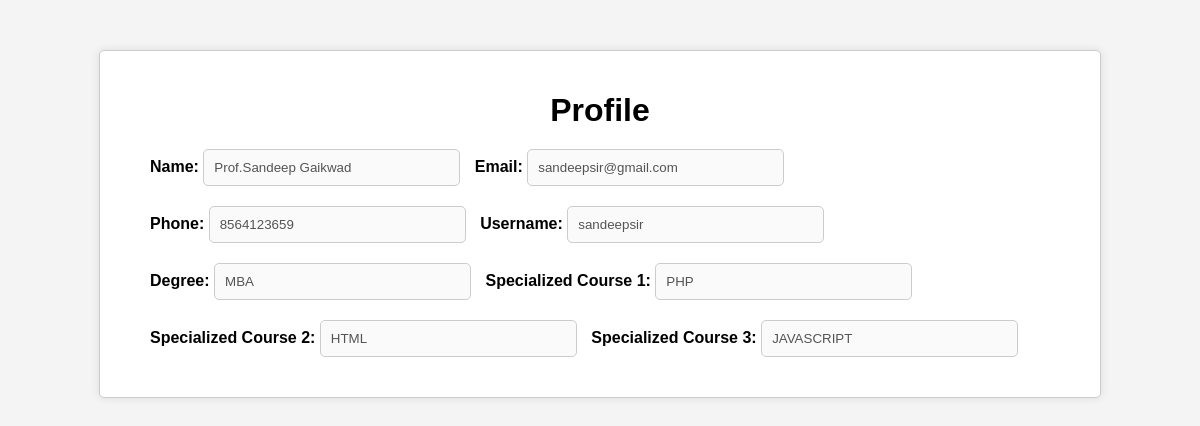
Page /Teacher/profile.php (signed in) on the committed database.
### tables this page shows
CREATE TABLE IF NOT EXISTS `teachers` (
  `teacher_id` varchar(10) NOT NULL,
  `teacher_name` varchar(20) NOT NULL,
  `teacher_email` varchar(30) NOT NULL,
  `teacher_phone` varchar(10) NOT NULL,
  `teacher_username` varchar(30) NOT NULL,
  `teacher_password` varchar(30) NOT NULL,
  `teacher_cpassword` varchar(30) NOT NULL,
  `teacher_degree` varchar(20) NOT NULL,
  `specialized_course_1` varchar(20) NOT NULL,
  `specialized_course_2` varchar(20) DEFAULT NULL,
  `specialized_course_3` varchar(20) DEFAULT NULL,
  PRIMARY KEY (`teacher_id`)
);

### Teacher/profile.php (the view, shortened to what this page needs)
<?php
include("../db.php");
if (isset($_SESSION['teacherId'])) {
    $teacherId = $_SESSION['teacherId'];
    $sql = "SELECT * FROM teachers WHERE teacher_id = '$teacherId'";
    $result = $conn->query($sql);
    if ($result->num_rows == 1) {
        $row = $result->fetch_assoc();
        $teacherName = $row['teacher_name'];
        $teacherEmail = $row['teacher_email'];
        $teacherPhone = $row['teacher_phone'];
        $teacherUsername = $row['teacher_username'];
        $teacherDegree = $row['teacher_degree'];
        $course1 = $row['specialized_course_1'];
        $course2 = $row['specialized_course_2'];
        $course3 = $row['specialized_course_3'];
    }
} else {
    header("Location: ../login.php");
    exit();
}
?>
<!DOCTYPE html>
<html lang="en">
<head>
</head>
<body>
    <div class="container">
        <h1>Profile</h1>
        <form class="profile-form" action="#" method="POST">
            <div class="form-group">
                <label for="teacher-name">Name: </label>
                <input type="text" id="teacher-name" name="teacher-name" value="<?php echo $teacherName; ?>" disabled>
                <label for="teacher-email">Email: </label>
                <input type="email" id="teacher-email" name="teacher-email" value="<?php echo $teacherEmail; ?>" disabled>
            </div>
            <div class="form-group">
                <label for="teacher-phone">Phone: </label>
                <input type="text" id="teacher-phone" name="teacher-phone" value="<?php echo $teacherPhone; ?>" disabled>
                <label for="teacher-username">Username: </label>
                <input type="text" id="teacher-username" name="teacher-username" value="<?php echo $teacherUsername; ?>" disabled>
            </div>
            <div class="form-group">
                <label for="teacher-degree">Degree: </label>
                <input type="text" id="teacher-degree" name="teacher-degree" value="<?php echo $teacherDegree; ?>" disabled>
                <label for="teacher-course1">Specialized Course 1: </label>
                <input type="text" id="teacher-course2" name="teacher-course2" value="<?php echo $course1; ?>" disabled>
            </div>
            <div class="form-group">
                <label for="teacher-course3">Specialized Course 2:</label>
                <input type="text" id="teacher-course3" name="teacher-course3" value="<?php echo $course2; ?>" disabled>
                <label for="teacher-course3">Specialized Course 3:</label>
                <input type="text" id="teacher-course3" name="teacher-course3" value="<?php echo $course3; ?>" disabled>
            </div>
        </form>
    </div>
</body>
</html>

### Teacher/profile.php (style rules this page uses)
body { font-family: Arial, sans-serif; background-color: #f4f4f4; margin: 0; padding: 0; }
.container { width: 80%; margin: 50px auto; padding: 20px; border: 1px solid #ccc; background-color: #fff; border-radius: 5px; box-shadow: 0 0 10px rgba(0, 0, 0, 0.1); }
h1 { text-align: center; margin-bottom: 20px; }
.profile-form { display: flex; flex-direction: column; }
.form-group { margin-bottom: 20px; margin-left:20px; }
.form-group label { font-weight: bold; margin-left:10px; }
.form-group input[type="text"], .form-group input[type="email"] { width: 25%; padding: 10px; border: 1px solid #ccc; border-radius: 5px; }

### rows in the picture
teachers: teacher-name "Prof.Sandeep Gaikwad", teacher-email "sandeepsir@gmail.com", teacher-phone "8564123659", teacher-username "sandeepsir", teacher-degree "MBA", teacher-course2 "PHP", teacher-course3 "HTML", teacher-course3 "JAVASCRIPT"
